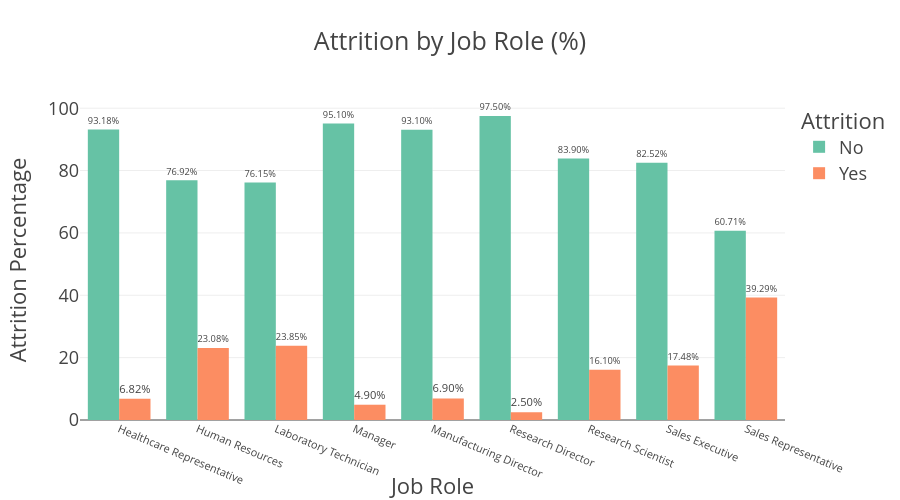

This figure's notebook cell:
### Code cell
# Group and calculate attrition percentage by JobRole
attrition_by_role = HR_Analytics.groupby(['JobRole', 'Attrition']).size().reset_index(name='count')
total_per_role = attrition_by_role.groupby('JobRole')['count'].transform('sum')
attrition_by_role['percentage'] = round((attrition_by_role['count'] / total_per_role) * 100, 2)

# Plot
fig = px.bar(attrition_by_role,
             x='JobRole',
             y='percentage',
             color='Attrition',
             title='Attrition by Job Role (%)',
             color_discrete_sequence=px.colors.qualitative.Set2,  
             barmode='group',
             text='percentage',
             width=900,
             height=500)

fig.update_layout(
    template="presentation",
    xaxis_title='Job Role',
    yaxis_title='Attrition Percentage',
    xaxis_tickangle=23,               
    xaxis_tickfont=dict(size=11),     
    legend_title=dict(text='Attrition'),
    paper_bgcolor="rgba(0,0,0,0)",
    plot_bgcolor="rgba(0,0,0,0)"
)

fig.update_traces(texttemplate='%{text:.2f}%', textposition='outside')
fig.show()

# Save the chart
fig.write_image(os.path.join(results_dir, 'attrition_by_jobrole.jpg'))
fig.write_image(os.path.join(results_dir, 'attrition_by_jobrole.png'))
fig.write_html(os.path.join(results_dir, 'attrition_by_jobrole.html'))

### Figure 1 — Plotly figure (JSON) as saved in the notebook; plotly's stock layout.template omitted (floating-point values rounded to 4 significant figures)
{"data": [{"alignmentgroup": "True", "hovertemplate": "Attrition=No<br>JobRole=%{x}<br>percentage=%{text}<extra></extra>", "legendgroup": "No", "marker": {"color": "rgb(102,194,165)", "pattern": {"shape": ""}}, "name": "No", "offsetgroup": "No", "orientation": "v", "showlegend": true, "text": [93.18, 76.92, 76.15, 95.1, 93.1, 97.5, 83.9, 82.52, 60.71], "textposition": "outside", "texttemplate": "%{text:.2f}%", "type": "bar", "x": ["Healthcare Representative", "Human Resources", "Laboratory Technician", "Manager", "Manufacturing Director", "Research Director", "Research Scientist", "Sales Executive", "Sales Representative"], "xaxis": "x", "y": [93.18, 76.92, 76.15, 95.1, 93.1, 97.5, 83.9, 82.52, 60.71], "yaxis": "y"}, {"alignmentgroup": "True", "hovertemplate": "Attrition=Yes<br>JobRole=%{x}<br>percentage=%{text}<extra></extra>", "legendgroup": "Yes", "marker": {"color": "rgb(252,141,98)", "pattern": {"shape": ""}}, "name": "Yes", "offsetgroup": "Yes", "orientation": "v", "showlegend": true, "text": [6.82, 23.08, 23.85, 4.9, 6.9, 2.5, 16.1, 17.48, 39.29], "textposition": "outside", "texttemplate": "%{text:.2f}%", "type": "bar", "x": ["Healthcare Representative", "Human Resources", "Laboratory Technician", "Manager", "Manufacturing Director", "Research Director", "Research Scientist", "Sales Executive", "Sales Representative"], "xaxis": "x", "y": [6.82, 23.08, 23.85, 4.9, 6.9, 2.5, 16.1, 17.48, 39.29], "yaxis": "y"}], "layout": {"barmode": "group", "height": 500, "legend": {"title": {"text": "Attrition"}, "tracegroupgap": 0}, "paper_bgcolor": "rgba(0, 0, 0, 0)", "plot_bgcolor": "rgba(0, 0, 0, 0)", "title": {"text": "Attrition by Job Role (%)"}, "width": 900, "xaxis": {"anchor": "y", "autorange": true, "domain": [0, 1], "range": [-0.5, 8.5], "tickangle": 23, "tickfont": {"size": 11}, "title": {"text": "Job Role"}, "type": "category"}, "yaxis": {"anchor": "x", "autorange": true, "domain": [0, 1], "range": [0, 102.6], "title": {"text": "Attrition Percentage"}, "type": "linear"}}}
